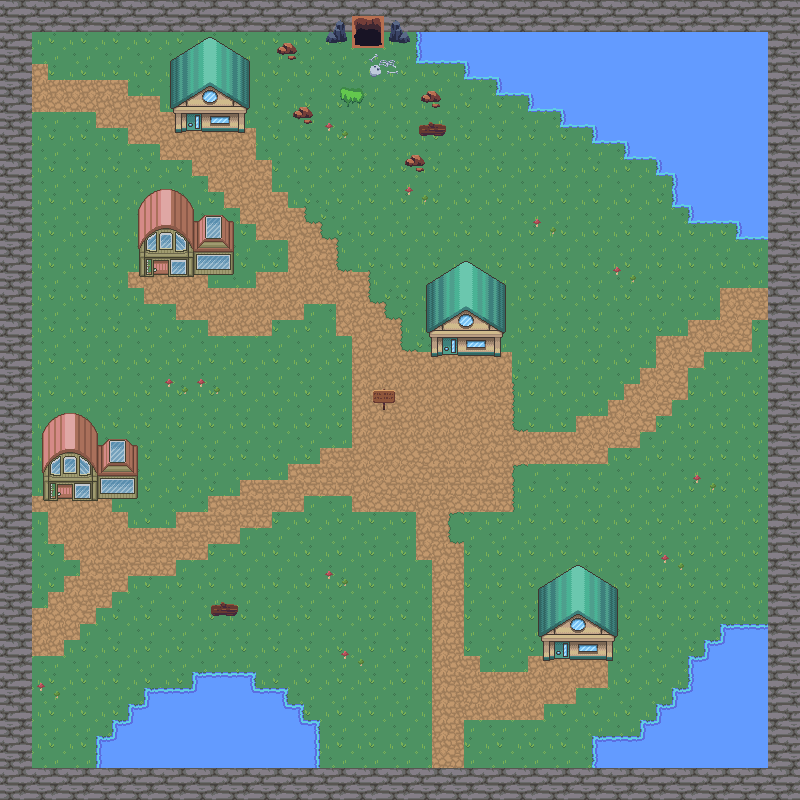

A 2D game scene composited from a Tiled map and its tileset images. What follows is a short description and the map's XML, with each tile layer's data collapsed to a summary:
An orthogonal 50x50 tile map with 16x16 px tiles, 7 tile layers (background, walls, water, path, ...), 3 tilesets and 42 objects (34x collision, player, enter_house, enter_house_exit, exit_house2, ...).

<map version="1.9" tiledversion="1.9.0" orientation="orthogonal" renderorder="right-down" width="50" height="50" tilewidth="16" tileheight="16" infinite="0" nextlayerid="9" nextobjectid="52">
 <tileset firstgid="1" source="nature.tsx" />
 <tileset firstgid="721" source="house.tsx" />
 <tileset firstgid="1496" source="dungeon.tsx" />
 <layer id="1" name="background" width="50" height="50">
  <data>[2500 cells, 2500 non-empty, 4 distinct tile ids]</data>
 </layer>
 <layer id="2" name="walls" width="50" height="50">
  <data>[2500 cells, 384 non-empty, 4 distinct tile ids]</data>
 </layer>
 <layer id="4" name="water" width="50" height="50">
  <data>[2500 cells, 279 non-empty, 16 distinct tile ids]</data>
 </layer>
 <layer id="3" name="path" width="50" height="50">
  <data>[2500 cells, 422 non-empty, 8 distinct tile ids]</data>
 </layer>
 <layer id="7" name="decoration" width="50" height="50">
  <data>[2500 cells, 56 non-empty, 12 distinct tile ids]</data>
 </layer>
 <layer id="6" name="house" width="50" height="50">
  <data>[2500 cells, 224 non-empty, 91 distinct tile ids]</data>
 </layer>
 <layer id="8" name="dungeon" width="50" height="50">
  <data>[2500 cells, 36 non-empty, 20 distinct tile ids]</data>
 </layer>
 <objectgroup id="5" name="Objects">
  <object id="2" class="collision" x="-0.666667" y="0" width="32.6667" height="800" />
  <object id="3" class="collision" x="768" y="0" width="32" height="800" />
  <object id="5" class="collision" x="32" y="0" width="736" height="32" />
  <object id="6" class="collision" x="32" y="768" width="736" height="32" />
  <object id="11" name="player" x="432" y="432">
   <point />
  </object>
  <object id="12" class="collision" x="112" y="720" width="208" height="48" />
  <object id="13" class="collision" x="129.333" y="704.667" width="175.333" height="14.6667" />
  <object id="14" class="collision" x="144.667" y="688" width="144" height="16.6667" />
  <object id="15" class="collision" x="192" y="671.333" width="64" height="16" />
  <object id="16" class="collision" x="96.6667" y="736" width="16" height="31.3333" />
  <object id="17" class="collision" x="704" y="639.333" width="64" height="128" />
  <object id="18" class="collision" x="720" y="624" width="48" height="16" />
  <object id="19" class="collision" x="592.667" y="736" width="112" height="32" />
  <object id="20" class="collision" x="640" y="720" width="64" height="16" />
  <object id="21" class="collision" x="688.667" y="656.667" width="16" height="64" />
  <object id="22" class="collision" x="656" y="704" width="32" height="16" />
  <object id="23" class="collision" x="672" y="688" width="16" height="16" />
  <object id="24" class="collision" x="560" y="32" width="208" height="96" />
  <object id="25" class="collision" x="416" y="32" width="144" height="32" />
  <object id="26" class="collision" x="464" y="64" width="96" height="16" />
  <object id="27" class="collision" x="496" y="80" width="64" height="16" />
  <object id="28" class="collision" x="528" y="96" width="32" height="16" />
  <object id="29" class="collision" x="736" y="128" width="32" height="112" />
  <object id="30" class="collision" x="592" y="128" width="144" height="16" />
  <object id="31" class="collision" x="672" y="144" width="64" height="64" />
  <object id="32" class="collision" x="624" y="144" width="48" height="16" />
  <object id="33" class="collision" x="656" y="160" width="16" height="16" />
  <object id="34" class="collision" x="688" y="208" width="48" height="16" />
  <object id="35" class="collision" x="43" y="467.333" width="94.3333" height="33.3333" />
  <object id="42" class="collision" x="210" y="605.333" width="29.3333" height="9.3333" />
  <object id="43" class="collision" x="419" y="125.333" width="29.3333" height="9.3333" />
  <object id="36" class="collision" x="139.167" y="243.75" width="94.3333" height="33.3333" />
  <object id="37" class="collision" x="431" y="325" width="69.3333" height="31.6667" />
  <object id="38" class="collision" x="175.318" y="101.409" width="69.3333" height="31.6667" />
  <object id="39" class="collision" x="543.333" y="629" width="69.3333" height="31.6667" />
  <object id="40" name="enter_house" x="442" y="337.273" width="15.8182" height="23.4545" />
  <object id="41" name="enter_house_exit" x="450" y="382.788">
   <point />
  </object>
  <object id="44" name="exit_house2" x="160.333" y="306.333">
   <point />
  </object>
  <object id="45" name="enter_house2" x="153" y="261" width="16.3333" height="21" />
  <object id="46" name="enter_dungeon" x="352" y="16" width="32" height="32" />
  <object id="47" name="exit_dungeon" x="368" y="80">
   <point />
  </object>
  <object id="51" name="dungeon_exit_spawn" x="368" y="80">
   <point />
  </object>
 </objectgroup>
</map>
